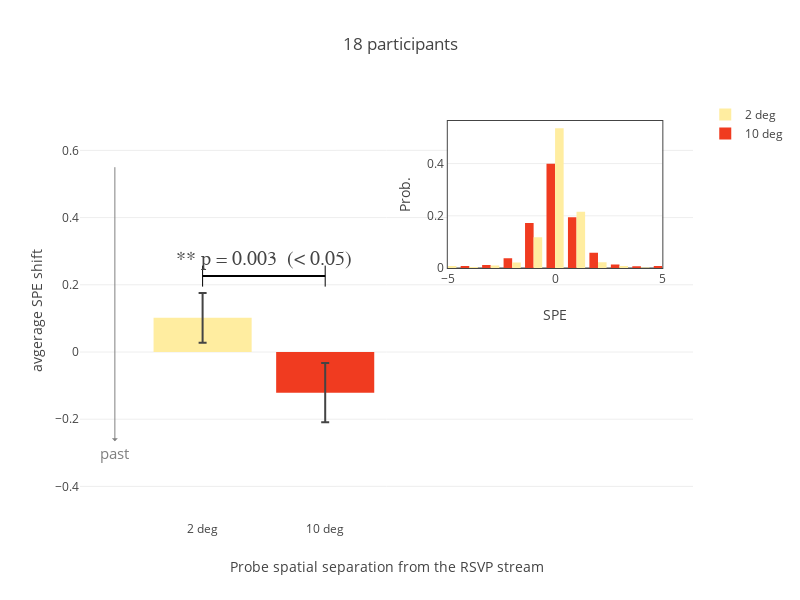

This figure's notebook cell:
### Code cell
trace_data = []
trace_data.append(go.Bar(x = [str(ecc[0])+' deg'],
                        y = [output['avg_lag_2deg'].mean()],
                        name=str(ecc[0])+' deg',
                        marker = dict(color = colors[0]),
                        error_y = dict(type = 'data',
                                      array = [output['avg_lag_2deg'].std()/np.sqrt(len(output))],
                                      visible=True
                                      )
                        )
                 )

# trace_data.append(go.Bar(x = ['preference to lag -1 over lag 1 responses'],
#                         y = [output['ratio_6deg'].mean()],
#                         name='6 deg',
#                         marker = dict(color = colors[1]),
#                         error_y = dict(type = 'data',
#                                       array = [output['ratio_6deg'].std()/np.sqrt(14)],
#                                       visible=True
#                                       )
#                         )
#                  )

trace_data.append(go.Bar(x = [str(ecc[1]) +' deg'],
                        y = [output['avg_lag_10deg'].mean()],
                        name=str(ecc[1])+' deg',
                        marker = dict(color = colors[1]),
                        error_y = dict(type = 'data',
                                      array = [output['avg_lag_10deg'].std()/np.sqrt(len(output))],
                                      visible=True
                                      )
                        )
                 )

y_max = max(output['avg_lag_10deg'].mean(), output['avg_lag_2deg'].mean(), 
                   output['avg_lag_10deg'].mean()+output['avg_lag_10deg'].std()/np.sqrt(len(output)),
                  output['avg_lag_2deg'].mean()+ output['avg_lag_2deg'].std()/np.sqrt(len(output))) + 0.05

trace_data.append(go.Scatter(x = [str(i)+' deg' for i in ecc],
                            y = [y_max for i in range(len(ecc))],
                            mode='markers+lines',
                            marker = dict(color='black',size = 15, symbol='line-ns-open'),
                            line = dict(color='black',width = 2),
                            showlegend = False))

for j,e in enumerate(cuePosdata['cueEccentricity1'].unique().sort(ascending=False)):
        ecc_data = cuePosdata[cuePosdata['cueEccentricity1']==e]
        trace_data.append(go.Histogram(x = ecc_data['responsePosRelative0'].to_numpy(), 
                                  histnorm='probability',name = str(e) + 'deg', opacity = 1, marker = dict(color = colors[1-j]),
                                      xaxis = 'x2',
                                      yaxis = 'y2',
                                      showlegend=False))

pval_text = ['** p = '+str(np.round(avg_p,3))+ '  (< 0.05)' if avg_p < 0.05 else 'n.s']

ystart = 0
ymax1 = 0.75
ymin1 = -0.5
padding = 0.2
xpos1 = 0.1

annotations = [dict(x=0.5,y=y_max+0.05,xref='x',yref='y',text=pval_text[0], showarrow=False, font=dict(family = 'Courier New, monospace',
                                                                                                     size = 20))]
annotations.append(dict(y=ymax1-padding, x=xpos1, ay=ymin1+padding, ax=xpos1, xref='x', axref='x', xshift = -100,
            yref='y', ayref='y', showarrow=True, arrowhead=1, arrowside='start',arrowsize=1, arrowwidth=1, arrowcolor='gray', text = 'past', font = dict(size = 15, color='gray')))
layout = go.Layout(
    barmode='group',
    width = 800,
    height = 600,
    title = str(int(len(data)/280))+' participants',
    xaxis = dict(zeroline=False, title = 'Probe spatial separation from the RSVP stream', range = [-1,4]),
    yaxis = dict(title = 'avgerage SPE shift ',zeroline=False, range = [-0.5, 0.75]),
    annotations= annotations,
    xaxis2 = dict(domain = [0.6, 0.95], anchor = 'y2', range = [-5,5], title = 'SPE', showline=True, mirror=True),
    yaxis2 = dict(domain = [0.6, 0.95], anchor = 'x2', title = 'Prob.', showline=True, mirror=True)
    )
    
fig = go.Figure(data=trace_data, layout=layout)
iplot(fig, filename='SPE_avg_lag_comparision')

### Figure 1 — Plotly figure (JSON) as saved in the notebook; plotly's stock layout.template omitted (floating-point values rounded to 4 significant figures; data arrays with more than 128 entries replaced by an {"elided": "..."} marker saying what was removed)
{"data": [{"error_y": {"array": [0.07419], "type": "data", "visible": true}, "marker": {"color": "rgb(255,237,160)"}, "name": "2 deg", "type": "bar", "uid": "870ab17e-99d5-4e47-b27c-540c97e79e97", "x": ["2 deg"], "y": [0.1017]}, {"error_y": {"array": [0.08831], "type": "data", "visible": true}, "marker": {"color": "rgb(240,59,32)"}, "name": "10 deg", "type": "bar", "uid": "3b6ac799-f1ab-4fdd-b82a-cceecc665607", "x": ["10 deg"], "y": [-0.1211]}, {"line": {"color": "black", "width": 2}, "marker": {"color": "black", "size": 15, "symbol": "line-ns-open"}, "mode": "markers+lines", "showlegend": false, "type": "scatter", "uid": "35ce3d55-0649-4b62-99a2-2195bc1d3165", "x": ["2 deg", "10 deg"], "y": [0.2259, 0.2259]}, {"histnorm": "probability", "marker": {"color": "rgb(240,59,32)"}, "name": "10deg", "opacity": 1, "showlegend": false, "type": "histogram", "uid": "df8c151c-d0f3-4221-88c5-e1a4af0e1fa8", "x": {"elided": "1260 int values"}, "xaxis": "x2", "yaxis": "y2"}, {"histnorm": "probability", "marker": {"color": "rgb(255,237,160)"}, "name": "2deg", "opacity": 1, "showlegend": false, "type": "histogram", "uid": "65c77508-969e-4f6b-ba3c-c852ef84bfd8", "x": {"elided": "1260 int values"}, "xaxis": "x2", "yaxis": "y2"}], "layout": {"annotations": [{"font": {"family": "Courier New, monospace", "size": 20}, "showarrow": false, "text": "** p = 0.003  (< 0.05)", "x": 0.5, "xref": "x", "y": 0.2759, "yref": "y"}, {"arrowcolor": "gray", "arrowhead": 1, "arrowside": "start", "arrowsize": 1, "arrowwidth": 1, "ax": 0.1, "axref": "x", "ay": -0.3, "ayref": "y", "font": {"color": "gray", "size": 15}, "showarrow": true, "text": "past", "x": 0.1, "xref": "x", "xshift": -100, "y": 0.55, "yref": "y"}], "barmode": "group", "height": 600, "title": {"text": "18 participants"}, "width": 800, "xaxis": {"range": [-1, 4], "title": {"text": "Probe spatial separation from the RSVP stream"}, "zeroline": false}, "xaxis2": {"anchor": "y2", "domain": [0.6, 0.95], "mirror": true, "range": [-5, 5], "showline": true, "title": {"text": "SPE"}}, "yaxis": {"range": [-0.5, 0.75], "title": {"text": "avgerage SPE shift "}, "zeroline": false}, "yaxis2": {"anchor": "x2", "domain": [0.6, 0.95], "mirror": true, "showline": true, "title": {"text": "Prob."}}}}
